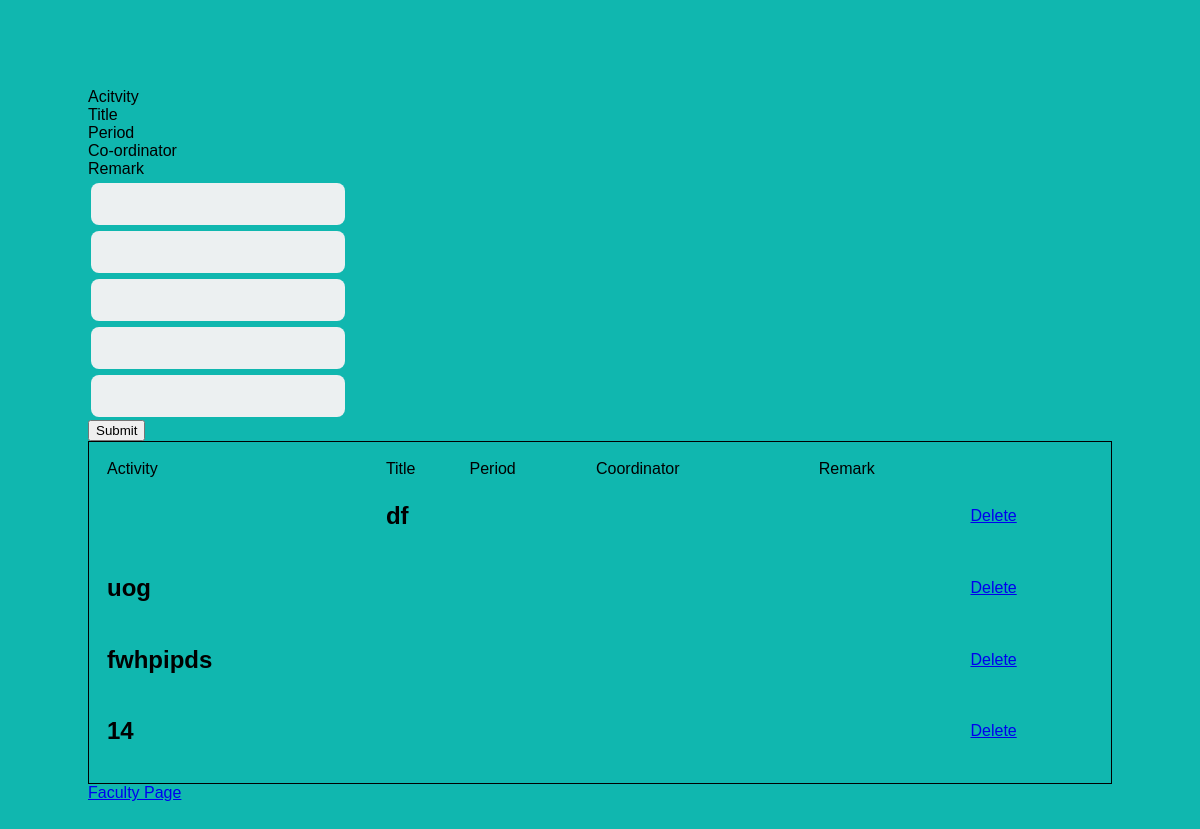
Page /collab/ (signed in) on the committed database.
### Run/models.py (models this page shows, shortened)
class Collab(models.Model):
    profile1=models.ForeignKey(Profile,on_delete=models.CASCADE,related_name='pro2',null=True)
    activity=models.CharField(max_length=1000)
    title=models.CharField(max_length=1000)
    period=models.CharField(max_length=1000)
    coordinator=models.CharField(max_length=1000)
    remark=models.TextField(default='')

### Run/views.py (the view, shortened to what this page needs)
# urls.py: path('collab/',views.Collaboration.as_view(),name='collab'),
class Collaboration(View):
    template='Run/collab.html'
    def get(self,request):
        if request.user.is_authenticated:
            profile=Profile.objects.get(user=request.user)
            conference=profile.collab.all()
            return render(request,self.template,{"confo":conference})
        else:
            return render(request,'Run/postlogin.html',{})

### Run/templates/Run/collab.html (shortened to what this page needs)
<!DOCTYPE html>
<html lang="en">
<head>
    {%load static%}
    <link rel="stylesheet" href="{%static 'Run/style.css'%}">
</head>
<body>
  {%block body%}
        <form method="post" action="">
          <table>
        <td><input type="text" name="activity"></td>
        <br>
        <td> <input type="text" name="title"></td>
        <br>
        <td><input type="text" name="period"></td>
        <br>
        <td><input type="text" name="coordinator"></td>
        <br>
        <td><input type="text" name="remark"></td>
        <br>
        </table>
        <button type="submit">Submit</button>
        </form>
        <table style="width:100%;padding: 15px;text-align: left; border: 1px solid black;">
        <tr>
          <td>Activity</td>
          <td>Title</td>
          <td>Period</td>
          <td>Coordinator</td>
          <td>Remark</td>
        </tr>
        {%for confi1 in confo%}
          <tr>
        <td><h2>{{confi1.activity}}</h2></td>
        <td><h2>{{confi1.title}}</h2></td>
        <td><h2>{{confi1.period}}</h2></td>
        <td><h2>{{confi1.coordinator}}</h2></td>
        <td><h2>{{confi1.remark}}</h2></td>
        <form method="post">
          <td><a href="{{confi1.id}}">Delete</a></td>
        </form>
        </tr>
        {%endfor%}
        </table>
{%endblock%}
<a href ="{%url 'Run:faculty'%}">Faculty Page</a>
</body>
</html>

### Run/static/Run/style.css (style rules this page uses)
body { font-family: Arial; background-color: #10b7af; padding: 80px; }
input { text-align: center; background-color: #ECF0F1; border: 2px solid transparent; border-radius: 8px; font-size: 16px; font-weight: 200; padding: 10px 0; width: 250px; }

### rows in the picture
Collab: title "df"
Collab: activity "uog"
Collab: activity "fwhpipds"
Collab: activity "14"
